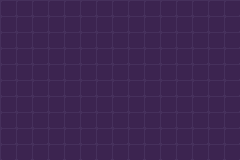

A 2D game scene composited from a Tiled map and its tileset images. What follows is a short description and the map's XML, with every tile layer's data as written:
An orthogonal 15x10 tile map with 16x16 px tiles, 1 tile layer (Tile Layer 1).

<map version="1.10" tiledversion="1.12.2" orientation="orthogonal" renderorder="right-down" width="15" height="10" tilewidth="16" tileheight="16" infinite="0" nextlayerid="2" nextobjectid="1">
 <tileset firstgid="1" name="neo_zero_exterior_03_purple_yellow" tilewidth="16" tileheight="16" tilecount="280" columns="20">
  <image source="neo_zero_exterior_03_purple_yellow.png" width="320" height="224" />
 </tileset>
 <layer id="1" name="Tile Layer 1" width="15" height="10">
  <data encoding="csv">
201,201,201,201,201,201,201,201,201,201,201,201,201,201,201,
201,201,201,201,201,201,201,201,201,201,201,201,201,201,201,
201,201,201,201,201,201,201,201,201,201,201,201,201,201,201,
201,201,201,201,201,201,201,201,201,201,201,201,201,201,201,
201,201,201,201,201,201,201,201,201,201,201,201,201,201,201,
201,201,201,201,201,201,201,201,201,201,201,201,201,201,201,
201,201,201,201,201,201,201,201,201,201,201,201,201,201,201,
201,201,201,201,201,201,201,201,201,201,201,201,201,201,201,
201,201,201,201,201,201,201,201,201,201,201,201,201,201,201,
201,201,201,201,201,201,201,201,201,201,201,201,201,201,201
</data>
 </layer>
</map>
